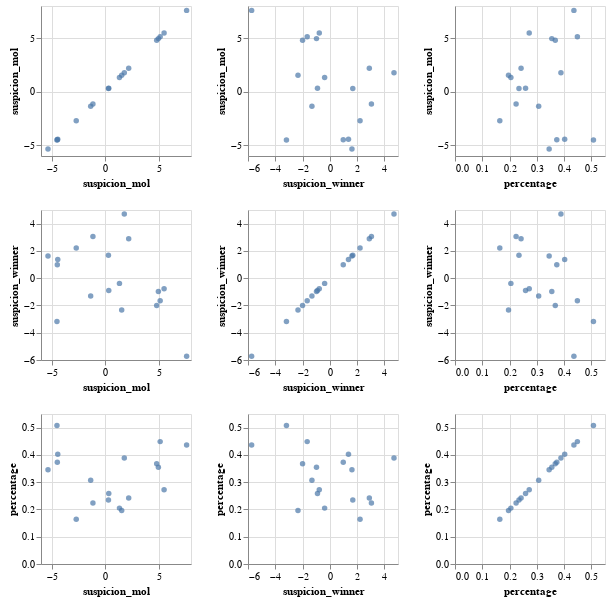

The cell this chart's notebook holds for it:
### Code cell
source = result[['suspicion_mol', 'suspicion_winner']].groupby(result['season']).sum()
source['percentage'] = percentage_earnedlist
alt.Chart(source).mark_circle().encode(
    alt.X(alt.repeat("column"), type='quantitative'),
    alt.Y(alt.repeat("row"), type='quantitative')
).properties(
    width=150,
    height=150
).repeat(
    row=['suspicion_mol', 'suspicion_winner', 'percentage'],
    column=['suspicion_mol', 'suspicion_winner', 'percentage']
).interactive()

### Figure 1 — Vega-Lite specification as saved in the notebook (floating-point values rounded to 4 significant figures)
{"$schema": "https://vega.github.io/schema/vega-lite/v2.6.0.json", "config": {"view": {"height": 300, "width": 400}}, "datasets": {"data-47d3f234d5db9bd18a89b2748efe6036": [{"percentage": 0.5077, "suspicion_mol": -4.51, "suspicion_winner": -3.181}, {"percentage": 0.4487, "suspicion_mol": 5.122, "suspicion_winner": -1.66}, {"percentage": 0.1643, "suspicion_mol": -2.712, "suspicion_winner": 2.217}, {"percentage": 0.2588, "suspicion_mol": 0.3234, "suspicion_winner": -0.9048}, {"percentage": 0.2049, "suspicion_mol": 1.323, "suspicion_winner": -0.381}, {"percentage": 0.4021, "suspicion_mol": -4.437, "suspicion_winner": 1.368}, {"percentage": 0.2346, "suspicion_mol": 0.2956, "suspicion_winner": 1.684}, {"percentage": 0.3453, "suspicion_mol": -5.346, "suspicion_winner": 1.623}, {"percentage": 0.436, "suspicion_mol": 7.591, "suspicion_winner": -5.733}, {"percentage": 0.3677, "suspicion_mol": 4.797, "suspicion_winner": -1.999}, {"percentage": 0.355, "suspicion_mol": 4.956, "suspicion_winner": -0.9778}, {"percentage": 0.1963, "suspicion_mol": 1.531, "suspicion_winner": -2.334}, {"percentage": 0.3068, "suspicion_mol": -1.363, "suspicion_winner": -1.312}, {"percentage": 0.3884, "suspicion_mol": 1.775, "suspicion_winner": 4.706}, {"percentage": 0.2722, "suspicion_mol": 5.488, "suspicion_winner": -0.773}, {"percentage": 0.2423, "suspicion_mol": 2.186, "suspicion_winner": 2.898}, {"percentage": 0.3732, "suspicion_mol": -4.477, "suspicion_winner": 0.9853}, {"percentage": 0.224, "suspicion_mol": -1.153, "suspicion_winner": 3.051}]}, "repeat": {"column": ["suspicion_mol", "suspicion_winner", "percentage"], "row": ["suspicion_mol", "suspicion_winner", "percentage"]}, "spec": {"data": {"name": "data-47d3f234d5db9bd18a89b2748efe6036"}, "encoding": {"x": {"field": {"repeat": "column"}, "type": "quantitative"}, "y": {"field": {"repeat": "row"}, "type": "quantitative"}}, "height": 150, "mark": "circle", "selection": {"selector002": {"bind": "scales", "encodings": ["x", "y"], "mark": {"fill": "#333", "fillOpacity": 0.125, "stroke": "white"}, "on": "[mousedown, window:mouseup] > window:mousemove!", "resolve": "global", "translate": "[mousedown, window:mouseup] > window:mousemove!", "type": "interval", "zoom": "wheel!"}}, "width": 150}}
